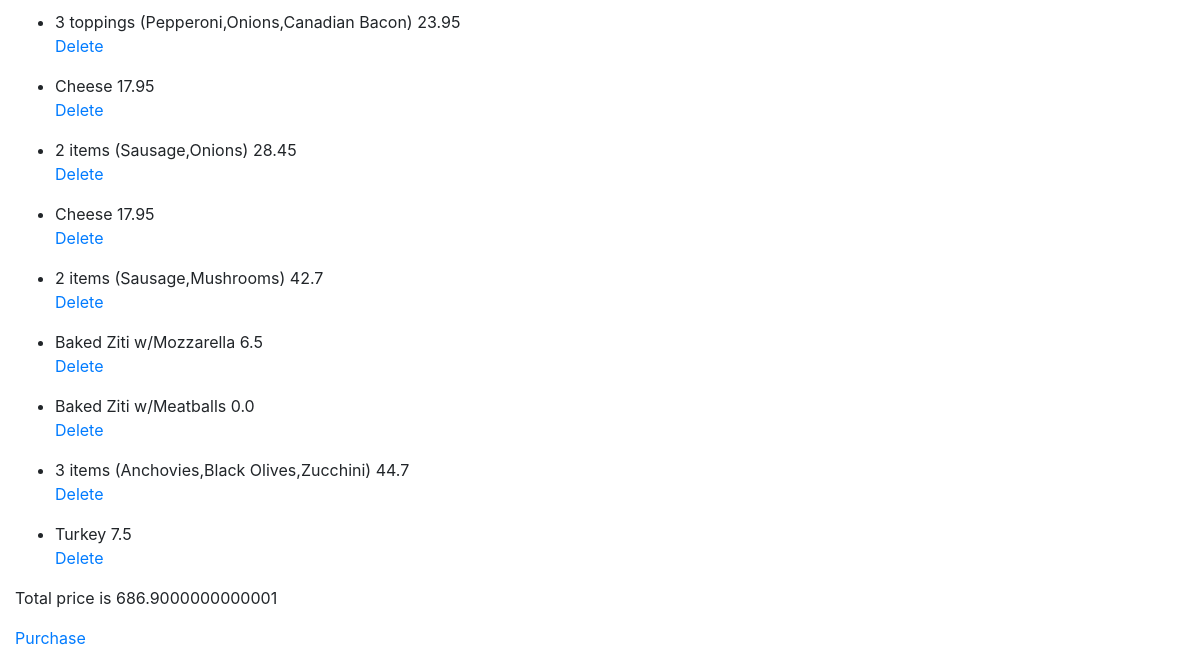
The app's page /carts (signed in, lower part), older data.
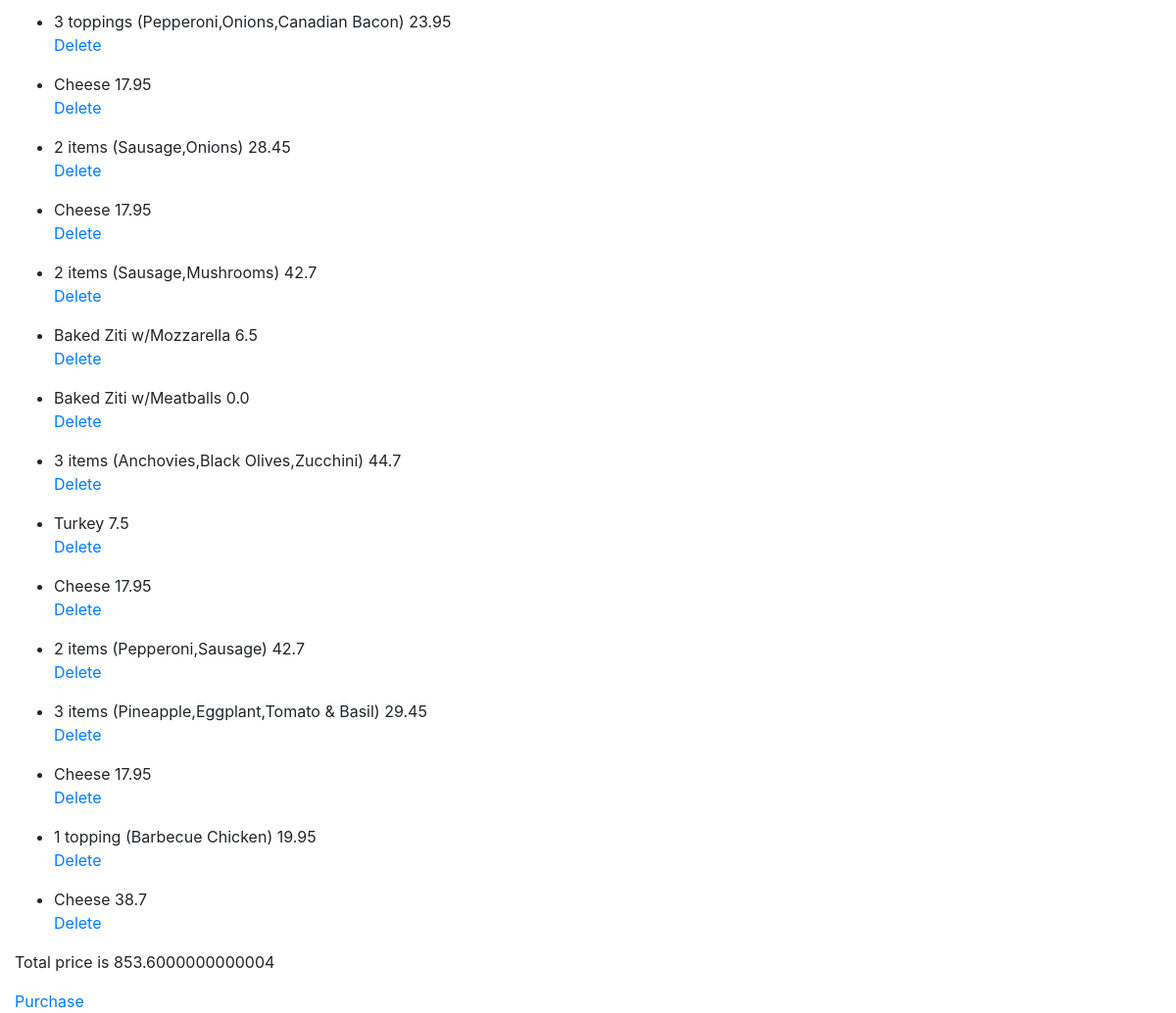
The same page, newer data.
### pizza/models.py (models this page shows, shortened)
class Order(models.Model):
    item = models.TextField()
    user = models.ForeignKey(User, on_delete=models.CASCADE)
    price = models.FloatField(default=0.0)
    topping = models.ManyToManyField(Topping, blank=True, related_name='topping')

### pizza/views.py (the view)
# urls.py: path("carts", views.carts, name='carts'),
def carts(request):
    if not request.user.is_authenticated:
        return render(request, "pizza/login.html", {"message":None})
    shopping = Order.objects.filter(user=request.user)
    total_price = sum(float(i.price) for i in shopping)
    food = [([i.item, i.price], i.id) for i in shopping]
    context = {
        'food': food,
        'price': total_price
    }
    return render(request, "pizza/cart.html", context)

### pizza/templates/pizza/cart.html (shortened to what this page needs)
{% extends "pizza/layout.html" %}
{% block body %}
    <div id="carts">
            {% for item in food %}
            <ul>
                <li><span>{{ item.0.0 }}</span>  <span>{{ item.0.1 }}</span></li>
                <a href="{% url 'delete' item.1 %}">Delete</a>
            </ul>
            {% endfor %}
            <p>Total price is {{ price }}</p>
            <a href="{% url 'purchasing' %}">Purchase</a>
    </div>
{% endblock %}

### pizza/templates/pizza/layout.html (shortened to what this page needs)
{% load static %}
<!doctype html>
<html lang="en">
  <head>
    <link rel="stylesheet" href="{% static 'app.css' %}">
    <link rel="stylesheet" href="https://stackpath.bootstrapcdn.com/bootstrap/4.4.1/css/bootstrap.min.css">
  </head>
  <body>
      <div class="container-fluid">
          {% block body %}{% endblock %}
     </div>
  </body>
</html>

Row changes from the older to the newer data that the page shows:
added Order: item "Cheese", price "17.95"
added Order: item "2 items (Pepperoni,Sausage)", price "42.7"
added Order: item "3 items (Pineapple,Eggplant,Tomato & Basil)", price "29.45"
added Order: item "Cheese", price "17.95"
added Order: item "1 topping (Barbecue Chicken)", price "19.95"
added Order: item "Cheese", price "38.7"
Text that changed along with them:
{{ price }}: "686.9000000000001" → "853.6000000000004"
new list line: "Delete"
